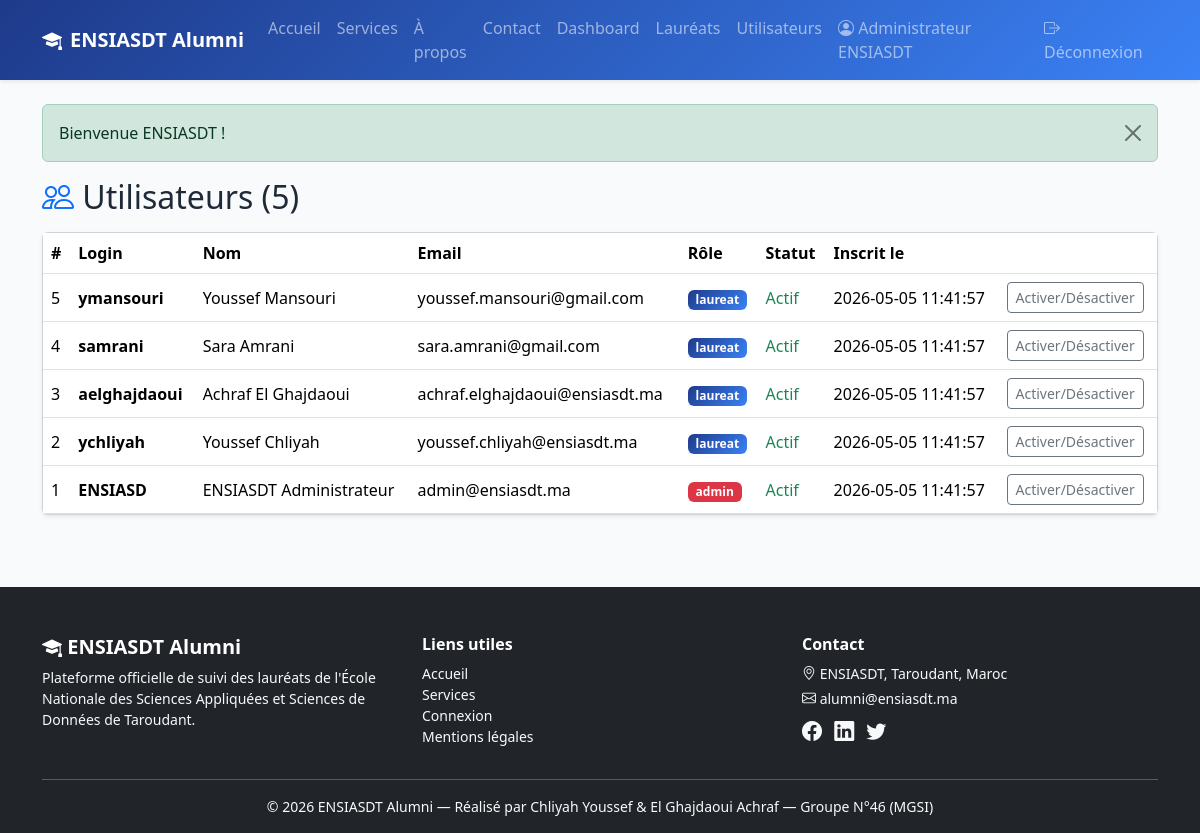
The app's page /pages/admin_users.php (signed in) with its own data.
### tables this page shows
CREATE TABLE utilisateurs (
    id              INT AUTO_INCREMENT PRIMARY KEY,
    login           VARCHAR(50)  NOT NULL UNIQUE,
    email           VARCHAR(150) NOT NULL UNIQUE,
    mot_de_passe    VARCHAR(255) NOT NULL,
    nom             VARCHAR(80)  NOT NULL,
    prenom          VARCHAR(80)  NOT NULL,
    role            ENUM('admin','laureat') NOT NULL DEFAULT 'laureat',
    actif           TINYINT(1)   NOT NULL DEFAULT 1,
    created_at      TIMESTAMP    DEFAULT CURRENT_TIMESTAMP
);

### config.php (called while the page is built, shortened)
<?php
function e($value) {
    return htmlspecialchars((string)$value, ENT_QUOTES, 'UTF-8');
}

### pages/admin_users.php (the view, shortened to what this page needs)
<?php
require_once __DIR__ . '/../config.php';
require_once __DIR__ . '/../includes/functions.php';
$users = $pdo->query('SELECT * FROM utilisateurs ORDER BY id DESC')->fetchAll();
require_once __DIR__ . '/../includes/header.php';
?>
<div class="container py-4">
    <h2><i class="bi bi-people text-primary"></i> Utilisateurs (<?= count($users) ?>)</h2>
    <div class="card shadow-sm mt-3">
        <div class="table-responsive">
        <table class="table table-hover align-middle mb-0">
            <thead><tr><th>#</th><th>Login</th><th>Nom</th><th>Email</th><th>Rôle</th><th>Statut</th><th>Inscrit le</th><th></th></tr></thead>
            <tbody>
            <?php foreach ($users as $u): ?>
                <tr>
                    <td><?= $u['id'] ?></td>
                    <td><strong><?= e($u['login']) ?></strong></td>
                    <td><?= e($u['prenom'].' '.$u['nom']) ?></td>
                    <td><?= e($u['email']) ?></td>
                    <td><span class="badge bg-<?= $u['role']==='admin'?'danger':'primary' ?>"><?= e($u['role']) ?></span></td>
                    <td><?= $u['actif'] ? '<span class="text-success">Actif</span>' : '<span class="text-muted">Désactivé</span>' ?></td>
                    <td><?= e($u['created_at']) ?></td>
                    <td><a href="?toggle=<?= $u['id'] ?>" class="btn btn-sm btn-outline-secondary">Activer/Désactiver</a></td>
                </tr>
            <?php endforeach; ?>
            </tbody>
        </table>
        </div>
    </div>
</div>
<?php require_once __DIR__ . '/../includes/footer.php'; ?>

### css/style.css (style rules this page uses)
:root { --primary: #1e3a8a; --primary-light: #3b82f6; --accent: #f59e0b; --bg-soft: #f8fafc; }
body { font-family: 'Segoe UI', Tahoma, sans-serif; background: var(--bg-soft); color: #1f2937; display: flex; flex-direction: column; min-height: 100vh; }
.bg-primary { background: linear-gradient(135deg, var(--primary), var(--primary-light)) !important; }
.table thead { background: var(--primary); color: white; }

### records on screen
utilisateurs: id "5", login "ymansouri", prenom+nom "Youssef Mansouri", email "youssef.mansouri@gmail.com", role "laureat", actif "Actif", created_at "2026-05-05 11:41:57"
utilisateurs: id "4", login "samrani", prenom+nom "Sara Amrani", email "sara.amrani@gmail.com", role "laureat", actif "Actif", created_at "2026-05-05 11:41:57"
utilisateurs: id "3", login "aelghajdaoui", prenom+nom "Achraf El Ghajdaoui", email "achraf.elghajdaoui@ensiasdt.ma", role "laureat", actif "Actif", created_at "2026-05-05 11:41:57"
utilisateurs: id "2", login "ychliyah", prenom+nom "Youssef Chliyah", email "youssef.chliyah@ensiasdt.ma", role "laureat", actif "Actif", created_at "2026-05-05 11:41:57"
utilisateurs: id "1", login "ENSIASD", prenom+nom "ENSIASDT Administrateur", email "admin@ensiasdt.ma", role "admin", actif "Actif", created_at "2026-05-05 11:41:57"

### other values on screen
$nom "Administrateur ENSIASDT"
$f['msg'] "Bienvenue ENSIASDT !"
count($users) "5"
